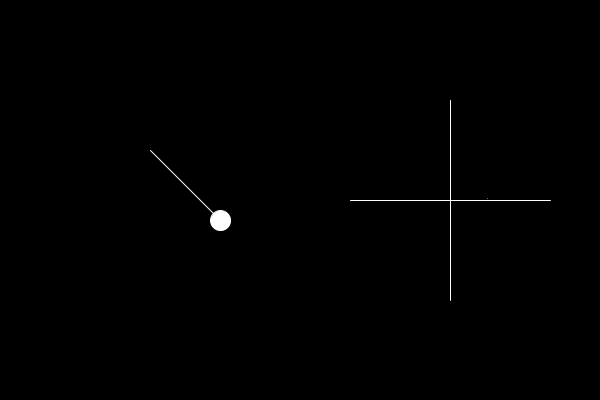
Frame 1 (no input)
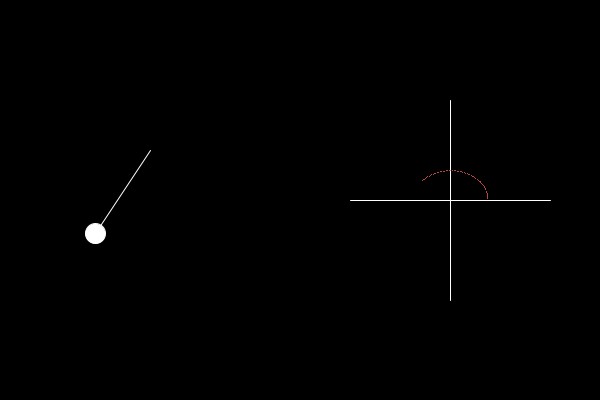
Frame 60 (the mouse pressed at the canvas centre just before this capture)
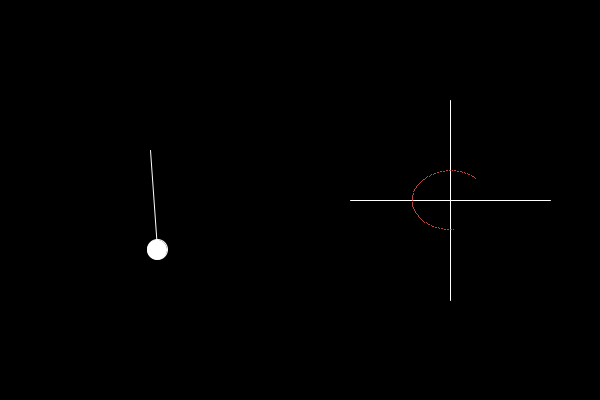
Frame 120 (the mouse held since frame 60 and released just before this capture)

The Processing sketch that drew these frames (run headless with seeded random() and noise(); from frame 60 on, the mouse is pressed at the canvas centre):

// Processing sketch: Pendulum_Phasespace
// ── Pendulum_Phasespace.pde
/**
A simple visualisation of a pendulum and its trajecoty in phase space
@author: Max Janik
*/

float initialAngle = 45;    //initial angle of the pendulum from its equillibrium
float initialMomentum = 0;  //initial momentum or rather change of angle



PVector condition = new PVector(initialAngle, initialMomentum); //stores the condition of the pendulum
float length = 100; //length of the pendulums rod
PVector pivot = new PVector(150, 150);  //coordinates of the pivot
ArrayList<PVector> trace = new ArrayList<PVector>();  //list of coordinates on the phaseplane for leaving a trace

void setup() {
  size(600,400);  //size of the window
}

void draw() {
  background(0);
  updatePendulum();
  drawPendulum();
  updatePhasePlot();
  drawPhasePlot();
}

/**
Function updates the conditions of the pendulum each cycle
*/
void updatePendulum() {
  //following clause keeps the angle within +-180 degrees for the phaseplane visualization
  if(condition.x > 180) {
    condition.x -= 360;
  } else if( condition.x < -180) {
    condition.x += 360;
  }
  
  //updates the angle and the momentum
  condition.x += condition.y;
  condition.y += - 0.1 * cos(radians(90-condition.x)); //<>//
}

/**
Function draws the pendulum on screen
*/
void drawPendulum() {
  float headX = pivot.x + length * cos(radians(90-condition.x));
  float headY = pivot.y + length * sin(radians(90-condition.x));
  stroke(255);
  line(pivot.x, pivot.y, headX, headY);
  fill(255);
  ellipseMode(RADIUS);
  ellipse(headX,headY,10,10);
  
}

/**
Function updates the trace List to keep track of the phaseplane trajectory
*/
void updatePhasePlot() {
  //Only stores a certain amount of points so the movement is still visible
  if(trace.size() >= 100) {
    trace.remove(0);
  }
  //adds current position in phasespace to the List
  trace.add(new PVector(condition.x, condition.y));
}

/**
Function draws the phasediagram on the screen
*/
void drawPhasePlot() {
  stroke(255);
  line(350, 200, 550, 200);
  line(450, 100, 450, 300);
  stroke(color(255, 100, 100));
  //mapping of the axes
  //note: still a little bodged ._.
  float maximumMomentum = initialMomentum+5;
  float maximumAngle = initialAngle + 10*maximumMomentum;
  //draws each point on the phasediagram
  for(int i = 0; i< trace.size(); i++) {
  point(450 + map(trace.get(i).x,-maximumAngle,maximumAngle,-80,80), 200 + map(trace.get(i).y,-maximumMomentum,maximumMomentum,-80,80));
  }
}
